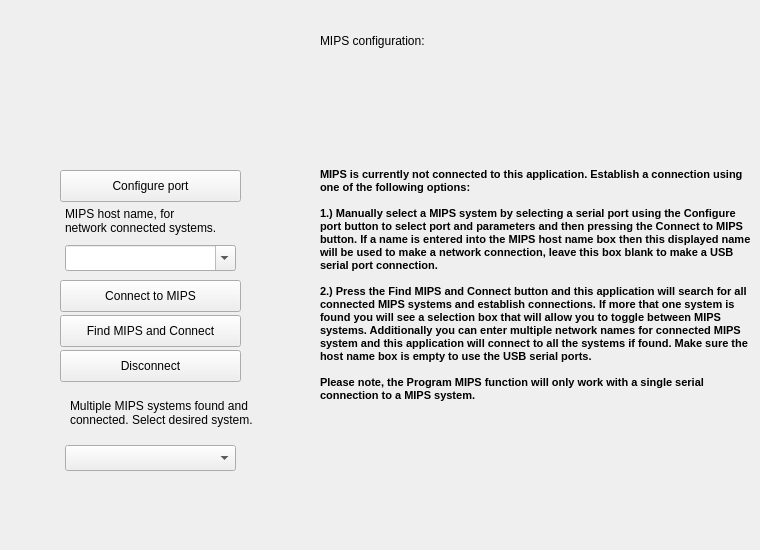
    <widget class="QWidget" name="System">
     <attribute name="title">
      <string>System</string>
     </attribute>
     <widget class="QLabel" name="lblMIPSimage">
      <property name="geometry">
       <rect>
        <x>20</x>
        <y>30</y>
        <width>261</width>
        <height>121</height>
       </rect>
      </property>
      <property name="text">
       <string/>
      </property>
      <property name="pixmap">
       <pixmap resource="files.qrc">:/Images/MIPS.jpg</pixmap>
      </property>
      <property name="scaledContents">
       <bool>true</bool>
      </property>
     </widget>
     <widget class="QLabel" name="lblMIPSconfigTitle">
      <property name="geometry">
       <rect>
        <x>320</x>
        <y>25</y>
        <width>241</width>
        <height>31</height>
       </rect>
      </property>
      <property name="text">
       <string>MIPS configuration:</string>
      </property>
     </widget>
     <widget class="QLabel" name="lblMIPSconfig">
      <property name="geometry">
       <rect>
        <x>410</x>
        <y>100</y>
        <width>331</width>
        <height>331</height>
       </rect>
      </property>
      <property name="text">
       <string/>
      </property>
      <property name="alignment">
       <set>Qt::AlignLeading|Qt::AlignLeft|Qt::AlignTop</set>
      </property>
     </widget>
     <widget class="QPushButton" name="pbConnect">
      <property name="geometry">
       <rect>
        <x>60</x>
        <y>280</y>
        <width>181</width>
        <height>32</height>
       </rect>
      </property>
      <property name="toolTip">
       <string>Press this button to connect to MIPS.</string>
      </property>
      <property name="text">
       <string>Connect to MIPS</string>
      </property>
     </widget>
     <widget class="QPushButton" name="pbConfigure">
      <property name="geometry">
       <rect>
        <x>60</x>
        <y>170</y>
        <width>181</width>
        <height>32</height>
       </rect>
      </property>
      <property name="toolTip">
       <string>Press this button to configure the serial port before connecting to MIPS.</string>
      </property>
      <property name="text">
       <string>Configure port</string>
      </property>
     </widget>
     <widget class="QPushButton" name="pbDisconnect">
      <property name="geometry">
       <rect>
        <x>60</x>
        <y>350</y>
        <width>181</width>
        <height>32</height>
       </rect>
      </property>
      <property name="toolTip">
       <string>Press to disconnect from MIPS.</string>
      </property>
      <property name="text">
       <string>Disconnect</string>
      </property>
     </widget>
     <widget class="QLabel" name="lblMIPSconfigTitle_2">
      <property name="geometry">
       <rect>
        <x>65</x>
        <y>205</y>
        <width>176</width>
        <height>31</height>
       </rect>
      </property>
      <property name="text">
       <string>MIPS host name, for
network connected systems.</string>
      </property>
     </widget>
     <widget class="QLabel" name="lblMIPSconnectionNotes">
      <property name="geometry">
       <rect>
        <x>320</x>
        <y>55</y>
        <width>431</width>
        <height>486</height>
       </rect>
      </property>
      <property name="font">
       <font>
        <family>MS Shell Dlg 2</family>
        <pointsize>8</pointsize>
        <weight>75</weight>
        <bold>true</bold>
       </font>
      </property>
      <property name="midLineWidth">
       <number>0</number>
      </property>
      <property name="text">
       <string>MIPS is currently not connected to this application. Establish a connection using one of the following options:

1.) Manually select a MIPS system by selecting a serial port using the Configure port button to select port and parameters and then pressing the Connect to MIPS button. If a name is entered into the MIPS host name box then this displayed name will be used to make a network connection, leave this box blank to make a USB serial port connection.

2.) Press the Find MIPS and Connect button and this application will search for all connected MIPS systems and establish connections. If more that one system is found you will see a selection box that will allow you to toggle between MIPS systems. Additionally you can enter multiple network names for connected MIPS system and this application will connect to all the systems if found. Make sure the host name box is empty to use the USB serial ports.

Please note, the Program MIPS function will only work with a single serial connection to a MIPS system.

</string>
      </property>
      <property name="wordWrap">
       <bool>true</bool>
      </property>
     </widget>
     <widget class="QPushButton" name="pbSearchandConnect">
      <property name="geometry">
       <rect>
        <x>60</x>
        <y>315</y>
        <width>181</width>
        <height>32</height>
       </rect>
      </property>
      <property name="toolTip">
       <string>Press this button to search for all USB connected MIPS systems and connect.</string>
      </property>
      <property name="text">
       <string>Find MIPS and Connect</string>
      </property>
     </widget>
     <widget class="QComboBox" name="comboSystems">
      <property name="geometry">
       <rect>
        <x>65</x>
        <y>445</y>
        <width>171</width>
        <height>26</height>
       </rect>
      </property>
      <property name="toolTip">
       <string>Communicate with the selected MIPS system</string>
      </property>
     </widget>
     <widget class="QLabel" name="lblSystems">
      <property name="geometry">
       <rect>
        <x>70</x>
        <y>390</y>
        <width>191</width>
        <height>46</height>
       </rect>
      </property>
      <property name="text">
       <string>Multiple MIPS systems found and connected. Select desired system.</string>
      </property>
      <property name="wordWrap">
       <bool>true</bool>
      </property>
     </widget>
     <widget class="QComboBox" name="comboMIPSnetNames">
      <property name="geometry">
       <rect>
        <x>65</x>
        <y>245</y>
        <width>171</width>
        <height>26</height>
       </rect>
      </property>
      <property name="editable">
       <bool>true</bool>
      </property>
      <property name="insertPolicy">
       <enum>QComboBox::InsertAtTop</enum>
      </property>
      <property name="modelColumn">
       <number>0</number>
      </property>
     </widget>
     <zorder>lblMIPSconfigTitle_2</zorder>
     <zorder>lblMIPSimage</zorder>
     <zorder>lblMIPSconfigTitle</zorder>
     <zorder>lblMIPSconfig</zorder>
     <zorder>pbConnect</zorder>
     <zorder>pbConfigure</zorder>
     <zorder>pbDisconnect</zorder>
     <zorder>lblMIPSconnectionNotes</zorder>
     <zorder>pbSearchandConnect</zorder>
     <zorder>comboSystems</zorder>
     <zorder>lblSystems</zorder>
     <zorder>comboMIPSnetNames</zorder>
    </widget>
